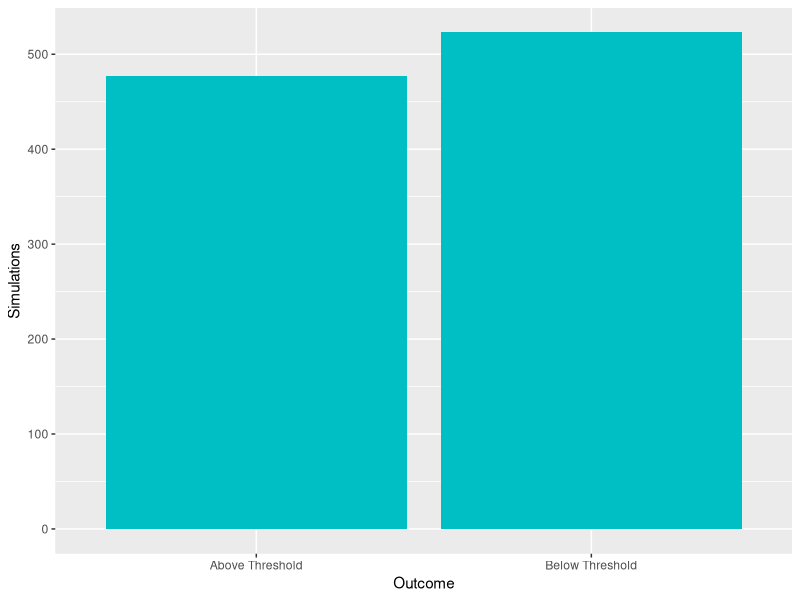

The R source for this figure: (Note: this script raises an error after producing the figure.)
## ---- chunk 1
library(ggplot2)
library(dplyr)
## ---- chunk 2
set.seed(1)
## ---- chunk 3
next_pois <- function(t, x) {
  U <- runif(1)
  return(t - (1/x) * log(U)) 
}
## ---- chunk 4
mu_t = function(t){
  return(1/(t+12))
}
## ---- chunk 5
next_dep <- function(t, lambda) {
  flag = 1
  while(flag){
    U1 <- runif(1)
    t = t - (1/lambda) * log(U1)
    
    U2 <- runif(1)
    
    if (U2 <= mu_t(t)/lambda) {
      T_s <- t
      flag = 0
    }
  }
  
  return (T_s)
}
## ---- chunk 6
new_month <- function(t, months) {
  if (floor(t) %in% months) {
    return(FALSE)
  } else {
    return(TRUE)
  }
}
## ---- chunk 7
#Monthly poisson process parameter for arrivals
lambda <- 3

#Yearly poisson process parameter for claims
alpha <- 3.5

#Starting capital
c_0 <- 50000

#Capital floor
C <- 30000
  
#Fixed monthly fee
M <- 300
## ---- chunk 8
### Output Variables ################################

#We first define a list which records if the firm went below the threshold C.
B <- c()




### Main Loop ########################################

#We next define a for loop, so we run the simulation for 1000 iterations.

for (k in 1:1000) {
  
### Starting Parameters #################
  
  #Start at time 0
  t <- 0
    
  #Number of arrivals by time t
  n_A <- 0
  
  #Number of departures by time t
  n_D <- 0
  
  #Number of claims by time t
  n_C <- 0
  
  #We run simulation for 12 months
  total_t <- 12
  
### State variables ######################
  
  #Number of customers currently in system
  n_0 <- 0
  
  #Defines our current cost accrued
  cost <- 0
  
  #Defines our current revenue generated
  rev <- 0
  
  #Describes what month we are currently in
  months <- c(0)
  
### Event variables ######################
  
  #Define time of next arrival from Poisson process 
  t_A <- next_pois(t, lambda)
  
  #Define time of next departure
  t_D <- Inf
  
  #Define list of next claims
  t_C <- c(Inf)
  
### 12 Month Loop ########################

  while(t <= total_t){
    
    #Calculate whether we are in new month yet
    if (new_month(t, months)) {
      
      #If yes, then add monthly income to revenue
      months <- c(months, floor(t))
      rev <- rev + M*n_0
    }
    
    #If there is arrival
    if ((t_A <= t_D) & (all(t_A <= t_C))){
      
      #Set time to time of next arrival
      t <- t_A
      
      #Add arrival to number of arrivals
      n_A <- n_A + 1
      
      #Count arrival in system count
      n_0 <- n_0 + 1
      
      #Calculate next arrival time
      t_A <- next_pois(t, lambda)
      
      #On first iteration, we now calculate time to next claim
      t_C[n_A] <- next_pois(t, (alpha/12))
      
      #On first iteration, we need to calculate next departure time
      if (n_A == 1) {
        t_D <- next_dep(t, lambda)
      }
      
    }
    
    #If there is a departure
    else if ((t_D < t_A) & all((t_D < t_C))) {
      
      #Set time to time of next departure
      t <- t_D
      
      #Subtract departure from system count
      n_0 <- n_0 - 1
      
      #Add departure to departure count
      n_D <- n_D + 1
      
      #Calculate next departure
      t_D <- next_dep(t, lambda)
    }
    
    #If there is a claim
    else if (any((t_C < t_A)) & any((t_C < t_D))){
      
      #Set time to time of next claim
      t <- min(t_C)
      
      #Add one claim to claim count
      n_C <- n_C+1
  
      #Generate next claim time
      t_C[which.min(t_C)] <- next_pois(t, (alpha/12))
      
      ##Calculate pay-out 
      
      #Generate random uniform variable
      pay_out_p <- runif(1)
    
      #If the variable is less than 0.6, then execute code
      if (pay_out_p <= 0.6){
        
        #Calculate random variable, multiply by 10, and obtain its upper integer 
        X <- ceiling(10*runif(1))
        
        #Calculate pay-out based on this
        pay_out <- 300*X + 500
        
        #Add it to the running total
        cost <- cost + pay_out
      }
    }
  }
  
  #Checks if they are below the threshold
  if ((c_0 - cost + rev) <= C) {
   
    #If they are, add a 1 to the list
    B <- c(B,1)
  } else{
    
    #If they are not, add a 0 to the list
    B <- c(B,0)
  }
  
}
## ---- chunk 9
B
## ---- chunk 10
#Count values of 1s, the function stores the 1s count at index 2
value_count <- table(B)

#Calculate P as described above
P <- value_count[2] / length(B)

#Output P
P
## ---- chunk 11
value_count <- as.data.frame(value_count) %>% rename("Outcome" = B, "Simulations" = Freq)
## ---- chunk 12
plot_1 <- ggplot(data = value_count, aes(x = Outcome, y = Simulations)) +
          geom_bar(stat = 'identity', fill = "#00BFC4") +
          scale_x_discrete(labels=c("0" = "Above Threshold", "1" = "Below Threshold"))

plot_1
## ---- chunk 13
value_count <- as.data.frame(value_count) %>% rename("Outcome" = B, "Simulations" = Freq)
## ---- chunk 14
plot_2 <- ggplot(data = value_count, aes(x = Outcome, y = Simulations)) +
          geom_bar(stat = 'identity', fill = "#00BFC4") +
          scale_x_discrete(labels=c("0" = "Above Threshold", "1" = "Below Threshold"))

plot_2
## ---- chunk 15
value_count <- as.data.frame(value_count) %>% rename("Outcome" = B, "Simulations" = Freq)
## ---- chunk 16
plot_3 <- ggplot(data = value_count, aes(x = Outcome, y = Simulations)) +
          geom_bar(stat = 'identity', fill = "#00BFC4") +
          scale_x_discrete(labels=c("0" = "Above Threshold", "1" = "Below Threshold"))

plot_3
## ---- chunk 17
value_count <- as.data.frame(value_count) %>% rename("Outcome" = B, "Simulations" = Freq)
## ---- chunk 18
plot_4 <- ggplot(data = value_count, aes(x = Outcome, y = Simulations)) +
          geom_bar(stat = 'identity', fill = "#00BFC4") +
          scale_x_discrete(labels=c("0" = "Above Threshold", "1" = "Below Threshold"))

plot_4
